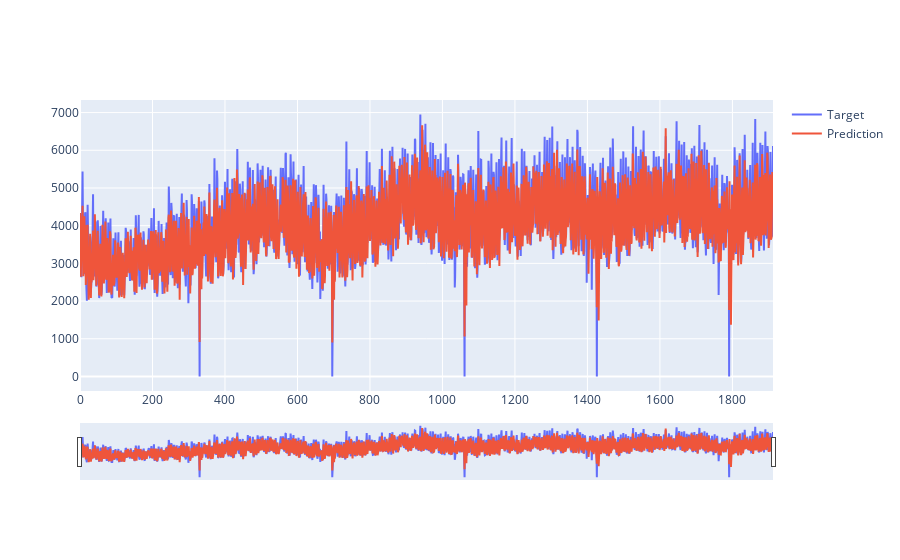

The code cell stored with this chart in its notebook:
### Code cell
import plotly.graph_objects as go

fig = go.Figure()
fig.add_trace(go.Scatter(x=obd.index.values, y=obd['Target'].values,name='Target'))
fig.add_trace(go.Scatter(x=obd.index.values, y=obd['Prediction'].values,name='Prediction'))
fig.update_layout(showlegend=True)
fig.update_xaxes(rangeslider_visible=True)
# fig = go.Figure([go.Scatter(x=df['Date'], y=df['AAPL.High'])])
fig.show()

### Figure 1 — Plotly figure (JSON) as saved in the notebook; plotly's stock layout.template omitted (floating-point values rounded to 4 significant figures; data arrays with more than 128 entries replaced by an {"elided": "..."} marker saying what was removed)
{"data": [{"name": "Target", "type": "scatter", "x": {"elided": "1913 int values"}, "y": {"elided": "1913 int values"}}, {"name": "Prediction", "type": "scatter", "x": {"elided": "1913 int values"}, "y": {"elided": "1913 float values"}}], "layout": {"showlegend": true, "xaxis": {"rangeslider": {"visible": true}}}}
